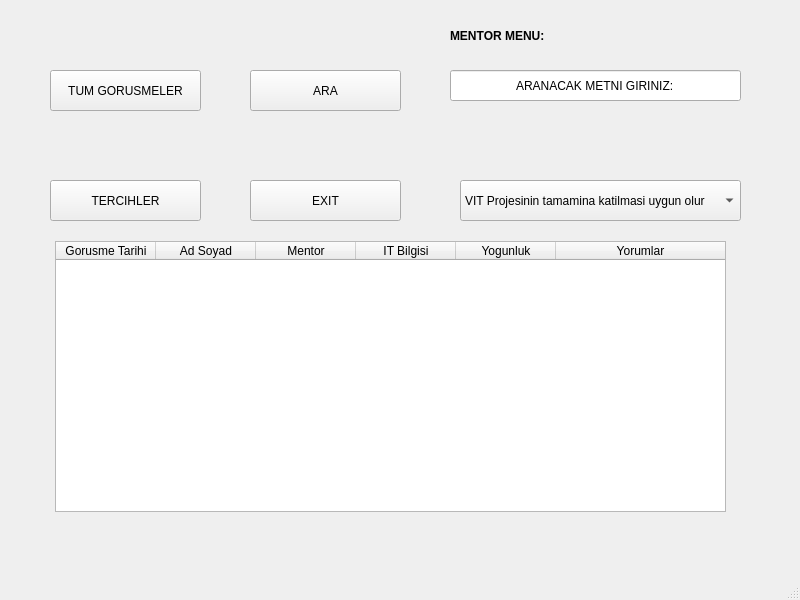
<?xml version="1.0" encoding="UTF-8"?>
<ui version="4.0">
 <class>MainWindow</class>
 <widget class="QMainWindow" name="MainWindow">
  <property name="geometry">
   <rect>
    <x>0</x>
    <y>0</y>
    <width>800</width>
    <height>600</height>
   </rect>
  </property>
  <property name="windowTitle">
   <string>MainWindow</string>
  </property>
  <widget class="QWidget" name="centralwidget">
   <widget class="QPushButton" name="buttonGorusmeler">
    <property name="geometry">
     <rect>
      <x>50</x>
      <y>70</y>
      <width>151</width>
      <height>41</height>
     </rect>
    </property>
    <property name="text">
     <string>TUM GORUSMELER</string>
    </property>
   </widget>
   <widget class="QPushButton" name="buttonAra">
    <property name="geometry">
     <rect>
      <x>250</x>
      <y>70</y>
      <width>151</width>
      <height>41</height>
     </rect>
    </property>
    <property name="text">
     <string>ARA</string>
    </property>
   </widget>
   <widget class="QPushButton" name="buttonTercihler">
    <property name="geometry">
     <rect>
      <x>50</x>
      <y>180</y>
      <width>151</width>
      <height>41</height>
     </rect>
    </property>
    <property name="text">
     <string>TERCIHLER</string>
    </property>
   </widget>
   <widget class="QPushButton" name="buttonExit">
    <property name="geometry">
     <rect>
      <x>250</x>
      <y>180</y>
      <width>151</width>
      <height>41</height>
     </rect>
    </property>
    <property name="text">
     <string>EXIT</string>
    </property>
   </widget>
   <widget class="QLabel" name="label">
    <property name="geometry">
     <rect>
      <x>450</x>
      <y>10</y>
      <width>151</width>
      <height>51</height>
     </rect>
    </property>
    <property name="styleSheet">
     <string notr="true">font:bold;
</string>
    </property>
    <property name="text">
     <string>MENTOR MENU:</string>
    </property>
   </widget>
   <widget class="QLineEdit" name="lineArama">
    <property name="geometry">
     <rect>
      <x>450</x>
      <y>70</y>
      <width>291</width>
      <height>31</height>
     </rect>
    </property>
    <property name="accessibleDescription">
     <string/>
    </property>
    <property name="text">
     <string>ARANACAK METNI GIRINIZ:</string>
    </property>
    <property name="alignment">
     <set>Qt::AlignCenter</set>
    </property>
   </widget>
   <widget class="QComboBox" name="boxTercihler">
    <property name="geometry">
     <rect>
      <x>460</x>
      <y>180</y>
      <width>281</width>
      <height>41</height>
     </rect>
    </property>
    <item>
     <property name="text">
      <string>VIT Projesinin tamamina katilmasi uygun olur</string>
     </property>
    </item>
    <item>
     <property name="text">
      <string>VIT Projesi ilk IT Alinmasina yonlendirlmesi uygun olur</string>
     </property>
    </item>
    <item>
     <property name="text">
      <string>VIT Projesi Ingilizce Egitimi almasi uygun olur</string>
     </property>
    </item>
    <item>
     <property name="text">
      <string>Vit projesi kapsaminda yonlendirilmesi uygun olur</string>
     </property>
    </item>
    <item>
     <property name="text">
      <string>Direk bireysel kocluk yonlendirilmesi uygun olur</string>
     </property>
    </item>
    <item>
     <property name="text">
      <string>Bir Sonraki Vit projesine katilmasi uygun olur</string>
     </property>
    </item>
    <item>
     <property name="text">
      <string>Baska bir sektore yonlendirlmeli</string>
     </property>
    </item>
    <item>
     <property name="text">
      <string>diger</string>
     </property>
    </item>
   </widget>
   <widget class="QTableWidget" name="tableWidget">
    <property name="geometry">
     <rect>
      <x>55</x>
      <y>241</y>
      <width>671</width>
      <height>271</height>
     </rect>
    </property>
    <attribute name="horizontalHeaderCascadingSectionResizes">
     <bool>true</bool>
    </attribute>
    <attribute name="horizontalHeaderStretchLastSection">
     <bool>true</bool>
    </attribute>
    <column>
     <property name="text">
      <string>Gorusme Tarihi</string>
     </property>
    </column>
    <column>
     <property name="text">
      <string>Ad Soyad</string>
     </property>
    </column>
    <column>
     <property name="text">
      <string>Mentor</string>
     </property>
    </column>
    <column>
     <property name="text">
      <string>IT Bilgisi</string>
     </property>
    </column>
    <column>
     <property name="text">
      <string>Yogunluk</string>
     </property>
    </column>
    <column>
     <property name="text">
      <string>Yorumlar</string>
     </property>
    </column>
   </widget>
  </widget>
  <widget class="QMenuBar" name="menubar">
   <property name="geometry">
    <rect>
     <x>0</x>
     <y>0</y>
     <width>800</width>
     <height>30</height>
    </rect>
   </property>
  </widget>
  <widget class="QStatusBar" name="statusbar"/>
 </widget>
 <resources/>
 <connections/>
</ui>
